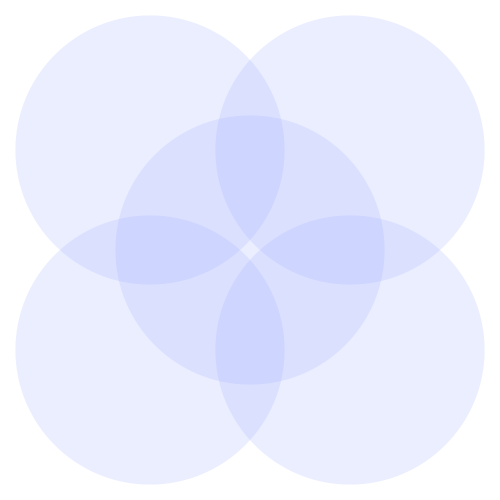
Frame 1 (no input)
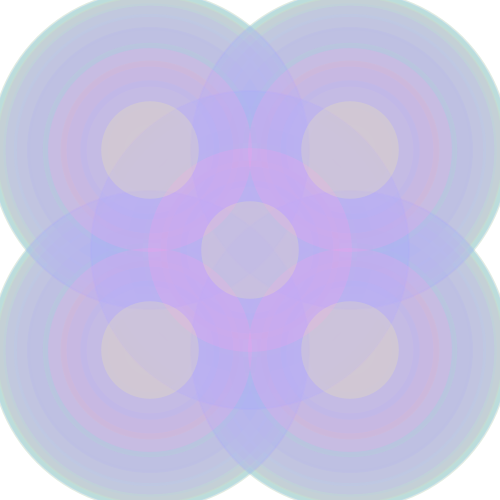
Frame 60 (the mouse pressed at the canvas centre just before this capture)
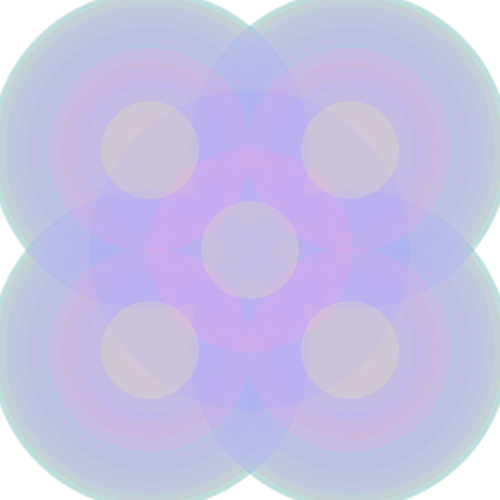
Frame 120 (the mouse held since frame 60 and released just before this capture)

The Processing sketch that drew these frames (run headless with seeded random() and noise(); from frame 60 on, the mouse is pressed at the canvas centre):

// Processing sketch: processing_115029
// ── processing_115029.pde

int counter;

void setup() {  //setup function called initially, only once
  size(500, 500);
  background(255);  //set background white
  colorMode(HSB);   //set colors to Hue, Saturation, Brightness mode
  counter = 0;
}

void draw() {  //draw function loops 
  counter++;
  noStroke();
  fill(random(255),100,255,50);     // value1, value2, value3, alpha
  
  if (mousePressed == true) { //add some interaction
    ellipse(mouseX, mouseY, 20, 20);
  } else {
    int offset = 100;
    ellipse(width/2, height/2, 320*sin(counter), 320*sin(counter)); // x, y, width, height
    ellipse(width/2-offset, height/2-offset, 320*sin(counter), 320*sin(counter));
    ellipse(width/2+offset, height/2-offset, 320*sin(counter), 320*sin(counter));
    ellipse(width/2-offset, height/2+offset, 320*sin(counter), 320*sin(counter));
    ellipse(width/2+offset, height/2+offset, 320*sin(counter), 320*sin(counter));
  }
}
